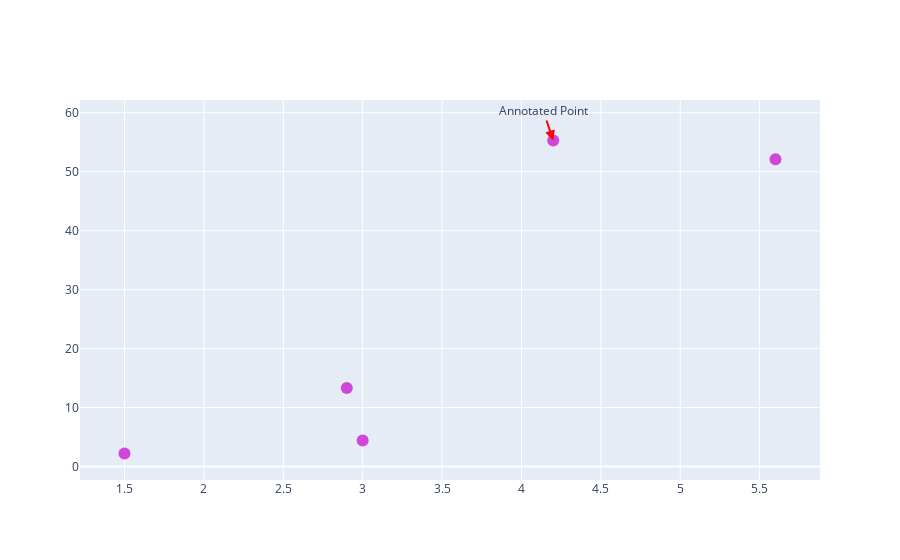

The notebook cell saved with this chart:
### Markdown cell above
## Add annotation

Annotation is a key part of a **great visualization**. 

It transforms a simple chart in a whole **piece of story telling**. Before you share your graph with anyone, make sure the key insight are highlighted with `labels`, `shapes` or `color`.

With plotly, we will mainly need to use the `add_annotation()` function. Let's say we want to highlight the 4th data point on the previous scatterplot:

### Code cell
# Add annotation to a specific point
fig.add_annotation(
    x=4.2, y=55.3, # postion
    text="Annotated Point", # text
    showarrow=True,
    arrowhead=2,
    arrowsize=1,
    arrowwidth=2,
    arrowcolor="red"
)

### Figure 1 — Plotly figure (JSON) as saved in the notebook; plotly's stock layout.template omitted (floating-point values rounded to 4 significant figures)
{"data": [{"marker": {"color": "#cb1dd1", "opacity": 0.8, "size": 12}, "mode": "markers", "type": "scatter", "x": [1.5, 2.9, 3, 4.2, 5.6], "y": [2.2, 13.3, 4.4, 55.3, 52.1]}], "layout": {"annotations": [{"arrowcolor": "red", "arrowhead": 2, "arrowsize": 1, "arrowwidth": 2, "showarrow": true, "text": "Annotated Point", "x": 4.2, "y": 55.3}]}}
